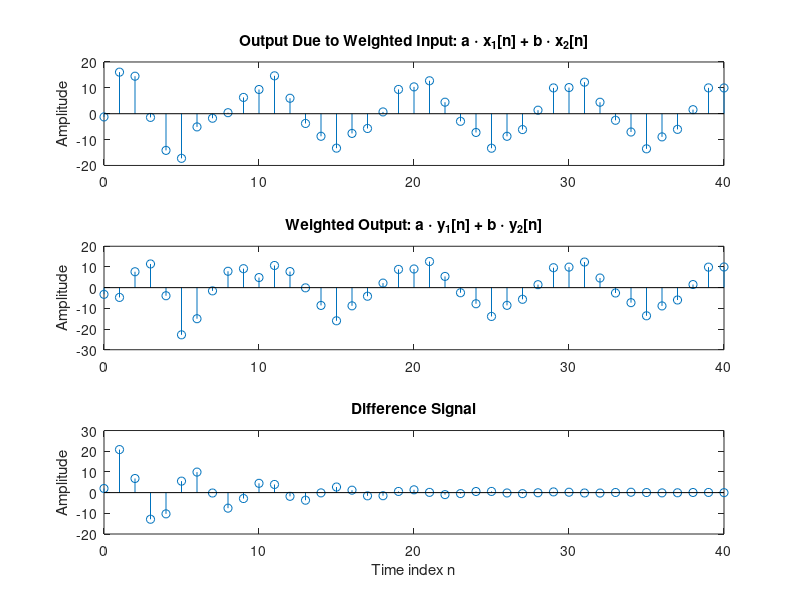

MATLAB code to generate this figure:
%Q2_9
% Program P2_3
% Generate the input sequences
clf;
n = 0:40;
a = 2;b = -3;
x1 = cos(2*pi*0.1*n);
x2 = cos(2*pi*0.4*n);
x = a*x1 + b*x2;
num = [2.2403 2.4908 2.2403];
den = [1 -0.4 0.75];
ic = [1 10]; % Set zero initial conditions
y1 = filter(num,den,x1,ic); % Compute the output y1[n]
y2 = filter(num,den,x2,ic); % Compute the output y2[n]
y = filter(num,den,x,ic); % Compute the output y[n]
yt = a*y1 + b*y2; 
d = y - yt; % Compute the difference output d[n]
% Plot the outputs and the difference signal
subplot(3,1,1)
stem(n,y);
ylabel('Amplitude');
title('Output Due to Weighted Input: a \cdot x_{1}[n] + b \cdot x_{2}[n]');
subplot(3,1,2)
stem(n,yt);
ylabel('Amplitude');
title('Weighted Output: a \cdot y_{1}[n] + b \cdot y_{2}[n]');
subplot(3,1,3)
stem(n,d);
xlabel('Time index n');ylabel('Amplitude');
title('Difference Signal');
